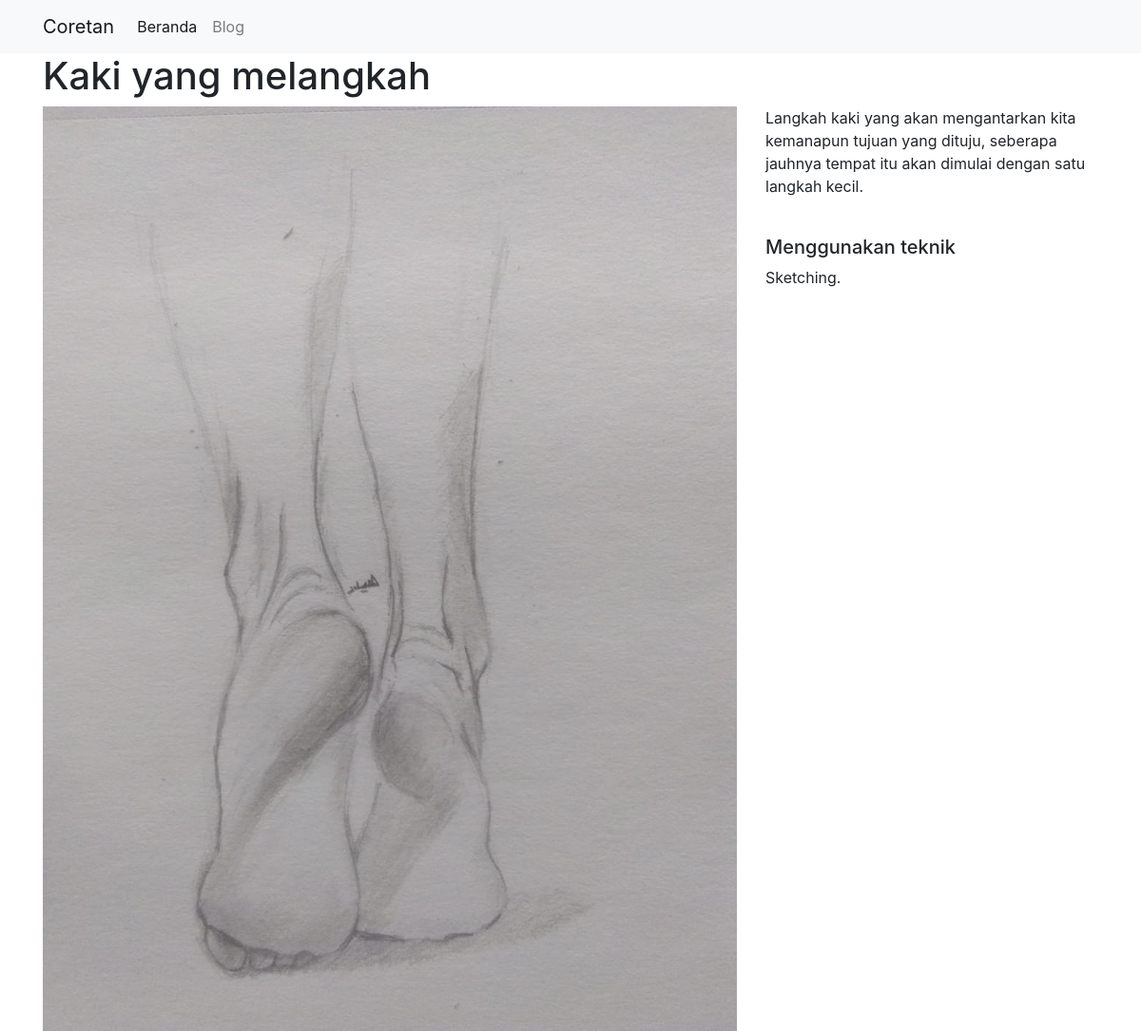
Page /blog/3/ on the committed database.
### blog/models.py (models this page shows)
class Projek(models.Model):
    judul = models.CharField(max_length=100)
    desk = models.TextField()
    teknik = models.CharField(max_length=20)
    gambar = models.FilePathField(path="/img")

### blog/views.py (the view)
# urls.py: path('<int:pk>/', views.detail, name='detail'),
def detail(request, pk):
    projek2 = Projek.objects.get(pk=pk)
    hal = {
        'projek2':projek2
        }
    return render(request, 'detail.html', hal)

### blog/templates/detail.html
{% extends "base.html" %}
{% load static %}
{% block page_content %}
<h1>{{ projek2.judul }}</h1>
<div class="row">
    <div class="col-md-8">
        <img src="{% static projek2.gambar %}" alt="" width="100%" />
    </div>
    <div class="col-md-4">
        <p>{{ projek2.desk }}</p>
        <br />
        <h5> Menggunakan teknik</h5>
        <p>{{ projek2.teknik }}</p>
    </div>
</div>
{% endblock %}

### rows in the picture
Projek: judul "Kaki yang melangkah", gambar (picture), desk "Langkah kaki yang akan mengantarkan kita kemanapun tujuan yang dituju, seberapa jauhnya tempat itu akan dimulai dengan satu langkah kecil.", teknik "Sketching."
